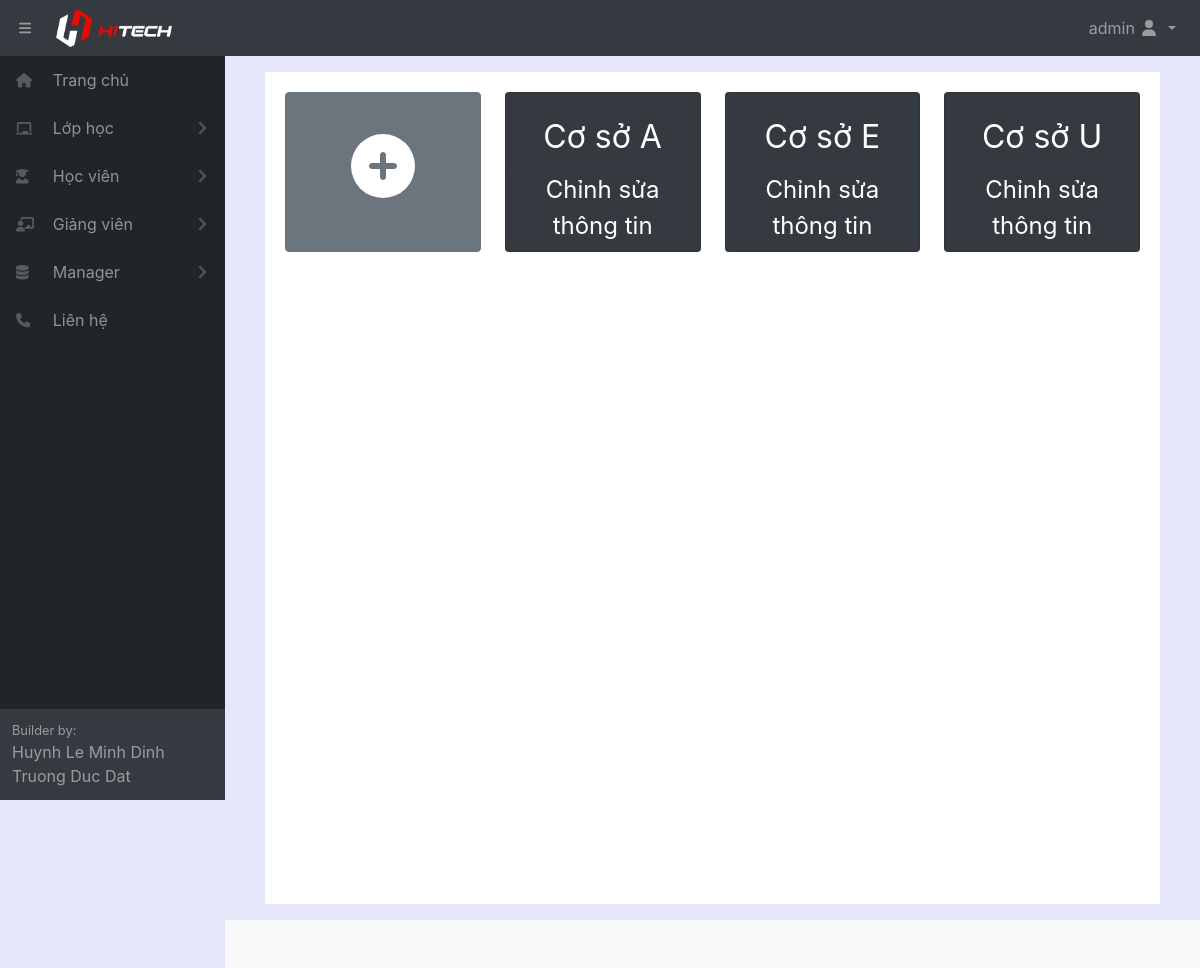
Page /listarea/ (signed in) on the committed database.
### home/models.py (models this page shows, shortened)
class Area(models.Model):
    fullname = models.CharField(max_length=100, verbose_name="Tên cơ sở")
    phonenumber = models.CharField(max_length=100, null=True, blank=True, default="", verbose_name="SDT")
    email = models.CharField(max_length=100, null=True, blank=True, default="", verbose_name="Email")
    adress = models.CharField(max_length=300, null=True, blank=True, default="", verbose_name="Địa chỉ")
    note = models.CharField(max_length=300, null=True, blank=True, default="", verbose_name="Ghi chú")
    active = models.BooleanField(default=True, verbose_name="Trạng thái")
    class Meta:
        ordering =["fullname"]
        verbose_name_plural = "Chi nhánh"

### home/decorators.py (the view)
        def wrapper_func(request, *args, **kwargs):
            group = None
            if request.user.groups.exists():
                group = request.user.groups.all()[0].name
            if group in allowed_roles:
                return view_func(request, *args, **kwargs)
            else:
                return redirect('errorrole')

### home/views.py (called while the page is built)
@login_required(login_url='login')
@allowed_users(allowed_roles=['admin'])
def listArea(request):
    form = CreateAreaForm()
    listarea = Area.objects.all()
    context={'form':form,'listarea':listarea}
    return render(request,'manager/listArea.html',context)

### home/templates/manager/listArea.html (shortened to what this page needs)
{% extends "pages/base.html" %}
{% block content %}
{% load static %}
<div class="card-body"  style="height: 52em;">
    <div class="row">
        <div class="col-xl-3 col-md-4 col-sm-6 col-xs-12">
            <a href="{% url 'newarea' %}" class="btn btn-secondary text-white mb-4" style=" width: 100%; height: 10em;">
                <div class="card-body" style="font-size: 4em; text-align: center;"><i class="fas fa-plus-circle"></i></div>
            </a>
        </div>
        {% for i in listarea %}
        <div class="col-xl-3 col-md-4 col-sm-6 col-xs-12">
            <div class="card bg-dark text-white mb-4" style="height: 10em;">
                <div class="card-body" style="font-size: 2em; text-align: center;">{{i.fullname}}</div>
                <a href="/editarea/{{i.pk}}" class="btn btn-dark" style="font-size: 1.5em; color: white;">
                    Chỉnh sửa thông tin
                </a>
            </div>
        </div>
        {% endfor %}
    </div>
</div>
{% endblock content %}

### home/templates/pages/base.html (shortened to what this page needs)
<!DOCTYPE html>
<html lang="en">
{% load staticfiles %}
<head>
    <link href="{% static '/fullcalendar/core/main.css' %}" rel='stylesheet' />
    <link href="{% static '/fullcalendar/daygrid/main.css' %}" rel='stylesheet' />
    <link href="{% static '/css/styles.css' %}" rel="stylesheet" />
    <link href="{% static '/css/dataTables.bootstrap4.min.css' %}" rel="stylesheet" />
</head>
<body class="sb-nav-fixed">
    <nav class="sb-topnav navbar navbar-expand navbar-dark bg-dark">
        <button class="btn btn-link btn-sm order-1 order-lg-0" id="sidebarToggle" href="#" style="margin-left: 10px;">
            <i class="fas fa-bars"></i></button>
        <a class="navbar-brand" href="{% url 'home' %}">
            <img src="/static/images/Logo-row-Light.png" alt="" style="width: 60%;">
        </a>
        <ul class="navbar-nav ml-auto ml-md-0">
            <li class="nav-item dropdown">
                <a class="nav-link dropdown-toggle" id="userDropdown" href="#" role="button" data-toggle="dropdown"
                    aria-haspopup="true" aria-expanded="false">
                    {{user.first_name}} {{user.last_name}}
                    <i class="fas fa-user fa-fw"></i>
                </a>
            </li>
        </ul>
    </nav>
    <div id="layoutSidenav">
        <div id="layoutSidenav_nav">
            <nav class="sb-sidenav accordion sb-sidenav-dark" id="sidenavAccordion">
                <div class="sb-sidenav-menu">
                    <div class="nav">
                        <a class="nav-link" href="{% url 'home' %}">
                            <div class="sb-nav-link-icon" style="width: 2em;">
                                <i class="fas fa-home"></i>
                            </div>
                            Trang chủ
                        </a>
                        <a class="nav-link collapsed" href="#" data-toggle="collapse" data-target="#collapseClass"
                            aria-expanded="false" aria-controls="collapseClass">
                            <div class="sb-nav-link-icon" style="width: 2em;">
                                <i class="fas fa-chalkboard"></i>
                            </div>
                            Lớp học
                            <div class="sb-sidenav-collapse-arrow">
                                <i class="fas fa-angle-down"></i>
                            </div>
                        </a>
                        <a class="nav-link collapsed" href="#" data-toggle="collapse" data-target="#collapseStudent"
                            aria-expanded="false" aria-controls="collapseStudent">
                            <div class="sb-nav-link-icon" style="width: 2em;">
                                <i class="fas fa-user-graduate"></i>
                            </div>
                            Học viên
                            <div class="sb-sidenav-collapse-arrow">
                                <i class="fas fa-angle-down"></i>
                            </div>
                        </a>
                        <a class="nav-link collapsed" href="#" data-toggle="collapse" data-target="#collapseTeacher"
                            aria-expanded="false" aria-controls="collapseTeacher">
                            <div class="sb-nav-link-icon" style="width: 2em;">
                                <i class="fas fa-chalkboard-teacher"></i>
                            </div>
                            Giảng viên
                            <div class="sb-sidenav-collapse-arrow">
                                <i class="fas fa-angle-down"></i>
                            </div>
                        </a>
                        {% if request.user.is_staff %}
                        <a class="nav-link collapsed" href="#" data-toggle="collapse" data-target="#collapseManager"
                            aria-expanded="false" aria-controls="collapseManager">
                            <div class="sb-nav-link-icon" style="width: 2em;">
                                <i class="fas fa-database"></i>
                            </div>
                            Manager
                            <div class="sb-sidenav-collapse-arrow">
                                <i class="fas fa-angle-down"></i>
                            </div>
                        </a>
                        {% endif %}
                        <a class="nav-link" href="{% url 'contact' %}">
                            <div class="sb-nav-link-icon" style="width: 2em;">
                                <i class="fas fa-phone"></i>
                            </div>
                            Liên hệ
                        </a>
                    </div>
                </div>
                <div class="sb-sidenav-footer">
                    <div class="small">Builder by:</div>
                    <div>Huynh Le Minh Dinh</div>
                    <div>Truong Duc Dat</div>
                </div>
            </nav>
        </div>
        <div id="layoutSidenav_content" style="background-color: lavender;">
            <main>
                <div class="container-fluid">
                    <div style="margin: 1em; background-color: white;">
                        {% block content %}{% endblock %}
                    </div>
                </div>
            </main>
            <footer class="py-4 bg-light mt-auto">
            </footer>
        </div>
    </div>
</body>
</html>

### rows in the picture
Area: fullname "Cơ sở A"
Area: fullname "Cơ sở E"
Area: fullname "Cơ sở U"

### other values in the picture
{{ user.first_name }} "admin"
